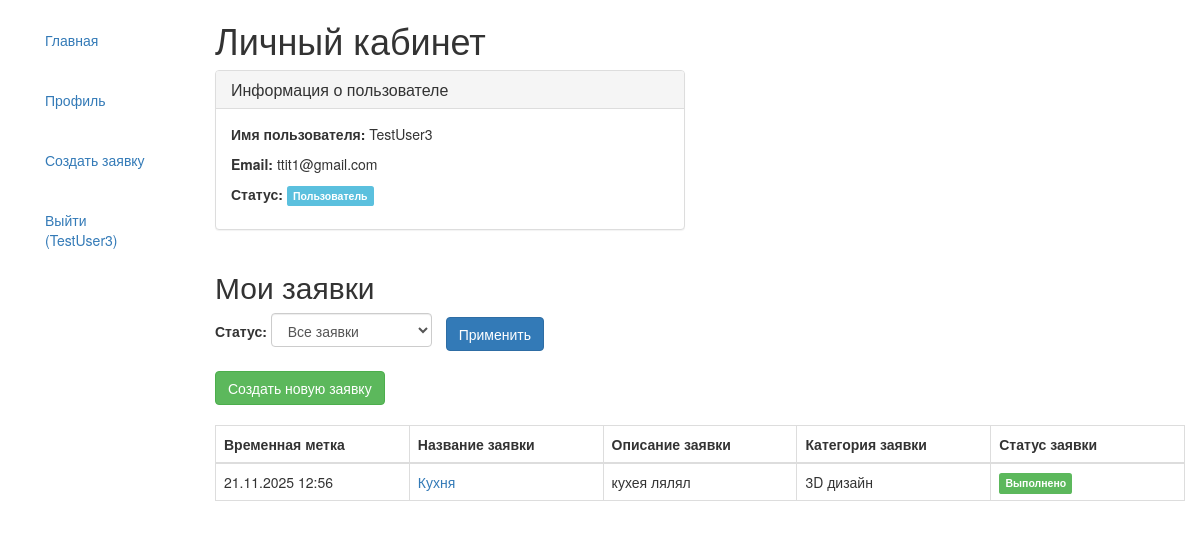
/profile/ (signed in), run on an earlier commit of the app's database.
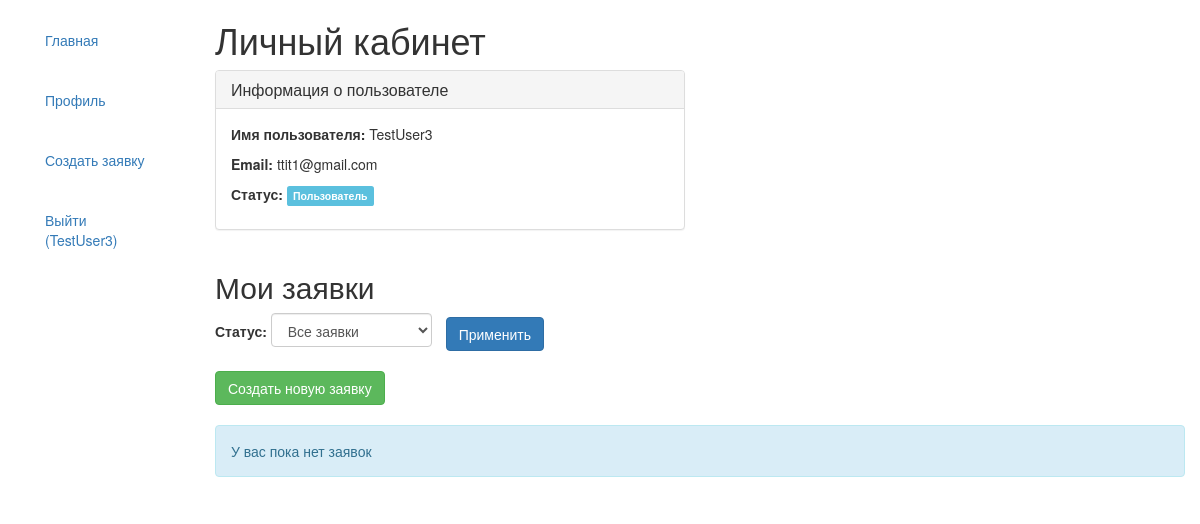
And on a later commit of the database.
### main/models.py (models this page shows, shortened)
class Application(models.Model):
    STATUS_CHOICES = [
        ('new', 'Новая'),
        ('in_progress', 'Принято в работу'),
        ('completed', 'Выполнено'),
    ]
    name = models.CharField(
        max_length=200,
        verbose_name='Название заявки'
    )
    description = models.TextField(
        verbose_name='Описание'
    )
    category = models.ForeignKey(
        Category,
        on_delete=models.PROTECT,
        verbose_name='Категория'
    )
    floor_plan = models.ImageField(
        upload_to='floor_plans/%Y/%m/%d/',
        verbose_name='План помещения',
        validators=[validate_image_file]
    )
    client = models.ForeignKey(
        User,
        on_delete=models.CASCADE,
        related_name='applications',
        verbose_name='Клиент'
    )
    status = models.CharField(
        max_length=20,
        choices=STATUS_CHOICES,
        default='new',
        verbose_name='Статус'
    )
    created_at = models.DateTimeField(
        auto_now_add=True,
        verbose_name='Дата создания'
    )
    comment = models.TextField(
        blank=True, null=True,
        verbose_name='Комментарий'
    )
    design_image = models.ImageField(
        upload_to='designs/',
        blank=True, null=True,
        verbose_name='Изображение дизайна'
    )
    class Meta:
            verbose_name = 'Заявка'
            verbose_name_plural = 'Заявки'
            ordering = ['-created_at']

class Category(models.Model):
    name = models.CharField(
        max_length=100,
        verbose_name='Название категории',
        unique=True
    )
    description = models.TextField(
        verbose_name='Описание категории',
        blank=True
    )
    class Meta:
            verbose_name = 'Категория'
            verbose_name_plural = 'Категории'
            ordering = ['name']

### main/views.py (the view)
# urls.py: path('profile/', views.profile, name='profile'),
@login_required
def profile(request):
    applications = Application.objects.filter(client=request.user).order_by('-created_at')
    status_filter = request.GET.get('status', '')
    if status_filter:
        applications = applications.filter(status=status_filter)
    context = {
        'applications': applications,
    }
    return render(request, 'main/profile.html', context)

### main/templates/main/profile.html (shortened to what this page needs)
{% extends "base_generic.html" %}
{% block content %}
<class="container">
    <h1>Личный кабинет</h1>
    <div class="row">
        <div class="col-md-6">
            <div class="panel panel-default">
                <div class="panel-heading">
                    <h3 class="panel-title">Информация о пользователе</h3>
                </div>
                <div class="panel-body">
                    <p><strong>Имя пользователя:</strong> {{ user.username }}</p>
                    <p><strong>Email:</strong> {{ user.email|default:"Не указан" }}</p>
                    {% if user.is_superuser %}
                        <p><strong>Статус:</strong> <span class="label label-danger">Администратор</span></p>
                    {% else %}
                        <p><strong>Статус:</strong> <span class="label label-info">Пользователь</span></p>
                    {% endif %}
                </div>
            </div>
        </div>
    </div>
{% if not user.is_superuser %}
    <h2>Мои заявки</h2>
    <div style="margin-bottom: 20px;">
        <form method="get">
            <label>Статус: </label>
            <select name="status" class="form-control" style="display: inline-block; width: auto;">
                <option value="">Все заявки</option>
            </select>
            <button type="submit" class="btn btn-primary" style="margin-left: 10px;">Применить</button>
        </form>
    </div>
    <div style="margin-bottom: 20px;">
        <a href="{% url 'main:create_application' %}" class="btn btn-success">
            Создать новую заявку
        </a>
    </div>
    {% if applications %}
    <table class="table table-bordered" style="width: 100%; table-layout: fixed;">
        <thead>
            <tr>
                <th>Временная метка</th>
                <th>Название заявки</th>
                <th>Описание заявки</th>
                <th>Категория заявки</th>
                <th>Статус заявки</th>
            </tr>
        </thead>
        <tbody>
            {% for application in applications %}
            <tr>
                <td>{{ application.created_at|date:"d.m.Y H:i" }}</td>
                <td>
                <a href="{% url 'main:application_detail' application.id %}" class="text-decoration-none">
                    {{ application.name }}
                </a>
                </td>
                <td class="description-cell">
                    <div class="description-content">
                        {{ application.description|truncatewords:20 }}
                    </div>
                </td>
                <td>{{ application.category.name }}</td>
                <td>
                    {% if application.status == 'new' %}
                        <span class="label label-primary">Новая</span>
                    {% elif application.status == 'in_progress' %}
                        <span class="label label-warning">Принято в работу</span>
                    {% elif application.status == 'completed' %}
                        <span class="label label-success">Выполнено</span>
                    {% endif %}
                </td>
            </tr>
            {% endfor %}
        </tbody>
    </table>
    {% else %}
    <div class="alert alert-info">
        {% if request.GET.status %}
            Заявок с выбранным статусом не найдено
        {% else %}
            У вас пока нет заявок
        {% endif %}
    </div>
    {% endif %}
</div>
{% endif %}
{% endblock %}

What changed in the data, as far as the page shows it:
removed Application: created_at "21.11.2025 12:56", name "Кухня", description "кухея лялял", category.name "3D дизайн", status "Выполнено"
Also different on the page:
text no longer shown: "Временная метка Название заявки Описание заявки Категория заявки Статус заявки"
text now shown: "У вас пока нет заявок"
